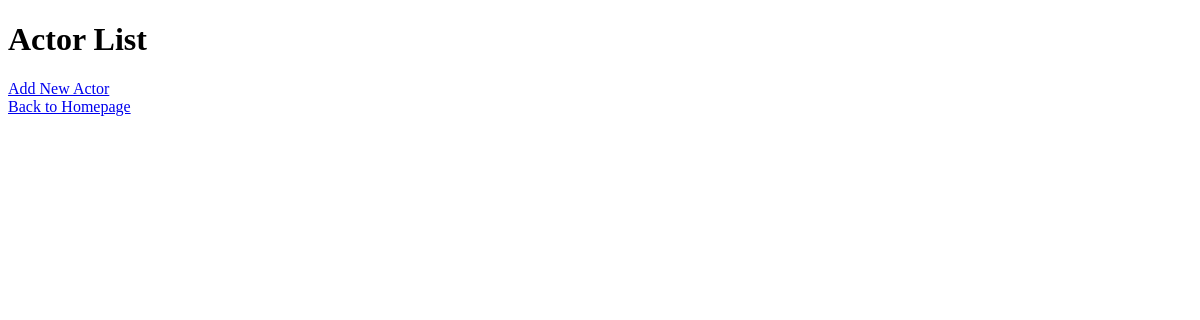
The page /drama/actors/ on the database as committed earlier.
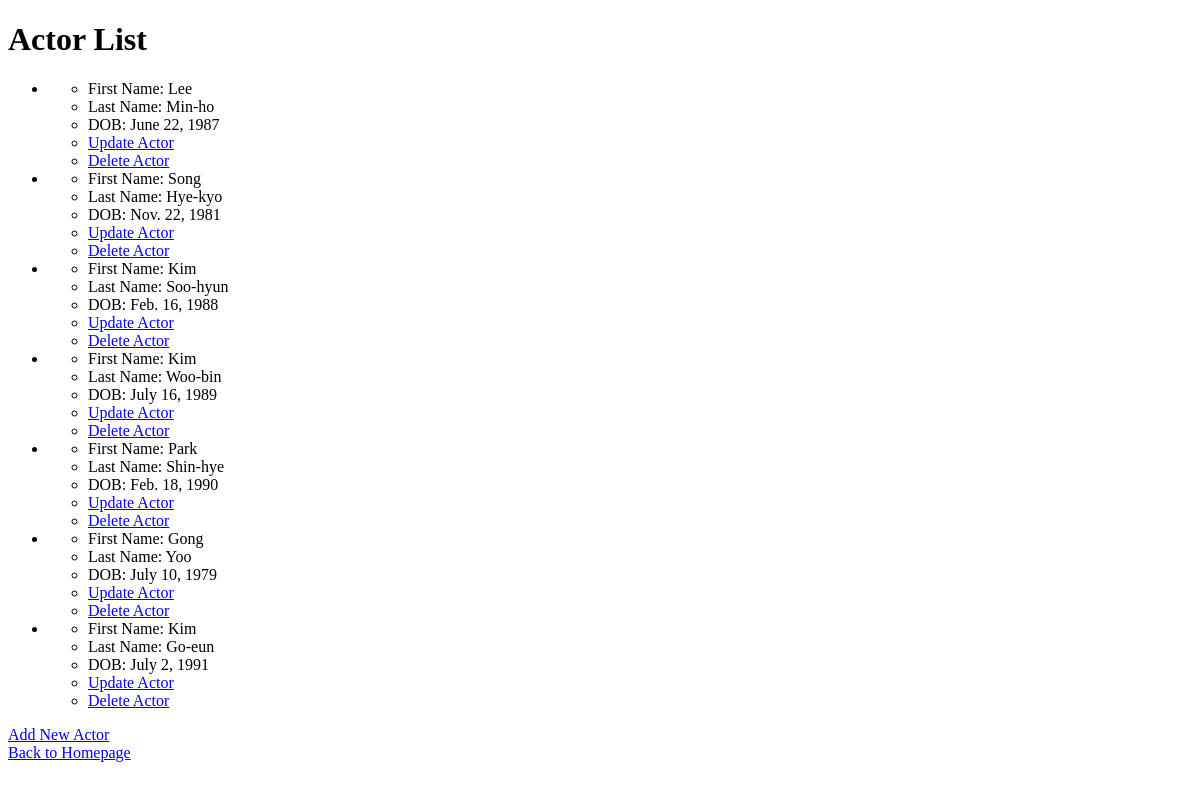
The same page on the database as committed later.
### drama_app/models.py (models this page shows, shortened)
class Actor(models.Model):
    first_name = models.CharField(max_length=100)
    last_name = models.CharField(max_length=100)
    date_of_birth = models.DateField()

### drama_app/views.py (the view)
# urls.py: path('actors/', ActorList.as_view(), name='actor-list'),
class ActorList(View):
    def get(self,request):
        actors = Actor.objects.all()
        return render(request=request, template_name='actor_list.html',context={'actors':actors})

### drama_app/templates/actor_list.html (shortened to what this page needs)
<!DOCTYPE html>
<html>
<head>
</head>
<body>
    <h1>Actor List</h1>
    <ul>
        {% for actor in actors %}
        <li>
            <ul>
                <li>First Name: {{ actor.first_name }}</li>
                <li>Last Name: {{ actor.last_name }}</li>
                <li>DOB: {{ actor.date_of_birth }}</li>
                <li><a href="{% url 'actor-update' actor.id %}">Update Actor</a></li>
                <li><a href="{% url 'actor-delete' actor.id %}">Delete Actor</a></li>
            </ul>
        </li>
        {% endfor %}
    </ul>
    <a href="{% url 'actor-add' %}">Add New Actor</a>
    <br>
    <a href="{% url 'homepage' %}">Back to Homepage</a>
</body>
</html>

Rows that differ between the two databases and show on the page:
added Actor: first_name "Lee", last_name "Min-ho", date_of_birth "June 22, 1987"
added Actor: first_name "Song", last_name "Hye-kyo", date_of_birth "Nov. 22, 1981"
added Actor: first_name "Kim", last_name "Soo-hyun", date_of_birth "Feb. 16, 1988"
added Actor: first_name "Kim", last_name "Woo-bin", date_of_birth "July 16, 1989"
added Actor: first_name "Park", last_name "Shin-hye", date_of_birth "Feb. 18, 1990"
added Actor: first_name "Gong", last_name "Yoo", date_of_birth "July 10, 1979"
added Actor: first_name "Kim", last_name "Go-eun", date_of_birth "July 2, 1991"
